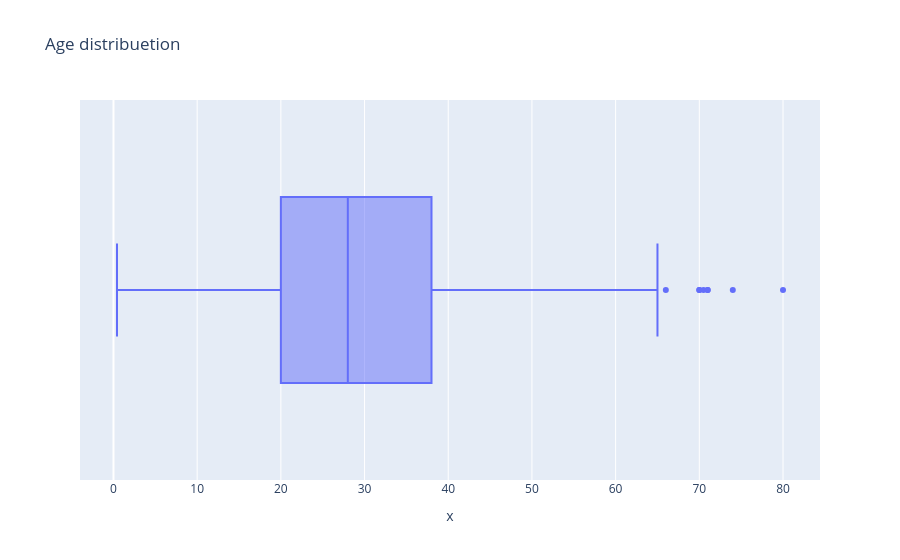

This figure's notebook cell:
### Code cell
#visualizando a distribuição das idades
display(df.Age.describe())
px.box(df, df.Age, title= 'Age distribuetion')

### Figure 1 — Plotly figure (JSON) as saved in the notebook; plotly's stock layout.template omitted (floating-point values rounded to 4 significant figures; data arrays with more than 128 entries replaced by an {"elided": "..."} marker saying what was removed)
{"data": [{"alignmentgroup": "True", "hovertemplate": "x=%{x}<extra></extra>", "legendgroup": "", "marker": {"color": "#636efa"}, "name": "", "notched": false, "offsetgroup": "", "orientation": "h", "showlegend": false, "type": "box", "x": {"elided": "891 float values"}, "x0": " ", "xaxis": "x", "y0": " ", "yaxis": "y"}], "layout": {"boxmode": "group", "legend": {"tracegroupgap": 0}, "title": {"text": "Age distribuetion"}, "xaxis": {"anchor": "y", "domain": [0, 1], "title": {"text": "x"}}, "yaxis": {"anchor": "x", "domain": [0, 1]}}}
